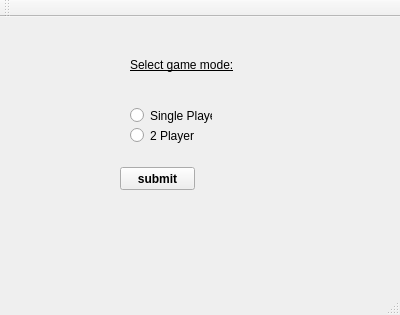
<?xml version="1.0" encoding="UTF-8"?>
<ui version="4.0">
 <class>MainWindow</class>
 <widget class="QMainWindow" name="MainWindow">
  <property name="geometry">
   <rect>
    <x>0</x>
    <y>0</y>
    <width>400</width>
    <height>315</height>
   </rect>
  </property>
  <property name="windowTitle">
   <string>MainWindow</string>
  </property>
  <widget class="QWidget" name="centralWidget">
   <widget class="QRadioButton" name="radioButton_2">
    <property name="geometry">
     <rect>
      <x>130</x>
      <y>110</y>
      <width>82</width>
      <height>17</height>
     </rect>
    </property>
    <property name="text">
     <string>2 Player</string>
    </property>
   </widget>
   <widget class="QLabel" name="label">
    <property name="geometry">
     <rect>
      <x>130</x>
      <y>40</y>
      <width>141</width>
      <height>16</height>
     </rect>
    </property>
    <property name="font">
     <font>
      <underline>true</underline>
     </font>
    </property>
    <property name="text">
     <string>Select game mode:</string>
    </property>
   </widget>
   <widget class="QRadioButton" name="radioButton">
    <property name="geometry">
     <rect>
      <x>130</x>
      <y>90</y>
      <width>82</width>
      <height>17</height>
     </rect>
    </property>
    <property name="text">
     <string>Single Player</string>
    </property>
   </widget>
   <widget class="QPushButton" name="pushButton_2">
    <property name="geometry">
     <rect>
      <x>120</x>
      <y>150</y>
      <width>75</width>
      <height>23</height>
     </rect>
    </property>
    <property name="font">
     <font>
      <weight>75</weight>
      <bold>true</bold>
     </font>
    </property>
    <property name="text">
     <string>submit</string>
    </property>
   </widget>
   <widget class="QLabel" name="label_2">
    <property name="geometry">
     <rect>
      <x>50</x>
      <y>60</y>
      <width>261</width>
      <height>20</height>
     </rect>
    </property>
    <property name="text">
     <string/>
    </property>
   </widget>
  </widget>
  <widget class="QMenuBar" name="menuBar">
   <property name="geometry">
    <rect>
     <x>0</x>
     <y>0</y>
     <width>400</width>
     <height>21</height>
    </rect>
   </property>
  </widget>
  <widget class="QToolBar" name="mainToolBar">
   <attribute name="toolBarArea">
    <enum>TopToolBarArea</enum>
   </attribute>
   <attribute name="toolBarBreak">
    <bool>false</bool>
   </attribute>
  </widget>
  <widget class="QStatusBar" name="statusBar"/>
 </widget>
 <layoutdefault spacing="6" margin="11"/>
 <resources/>
 <connections>
  <connection>
   <sender>pushButton_2</sender>
   <signal>clicked()</signal>
   <receiver>label_2</receiver>
   <slot>update()</slot>
   <hints>
    <hint type="sourcelabel">
     <x>186</x>
     <y>189</y>
    </hint>
    <hint type="destinationlabel">
     <x>217</x>
     <y>105</y>
    </hint>
   </hints>
  </connection>
 </connections>
</ui>
